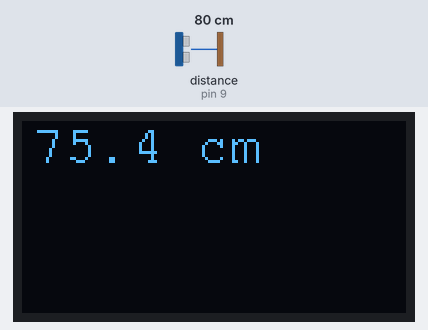
Simulated run of this sketch. Board: Arduino Uno, built with avr-gcc and run on an emulated ATmega328P. Shown: 128×64 one-colour display. Wiring (inferred from the names in the program): ultrasonic range finder: trigger pin 11; echo pin 9. The inputs (shaded band) are chosen by the test bench; at power-on: distance to the obstacle (sensor on pin 9) 80 cm. The echo pulse lasts 58.3 µs per cm.

Above: at 1.2 s.
1.3 s: distance to the obstacle (sensor on pin 9) set to 2 cm
At 1.46 s:
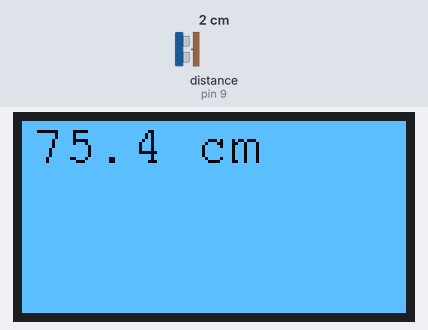
3.2 s: distance to the obstacle (sensor on pin 9) set to 4 cm
At 3.73 s:
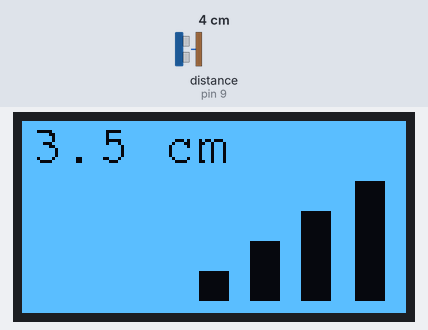
5.1 s: distance to the obstacle (sensor on pin 9) set to 7 cm
At 5.5 s:
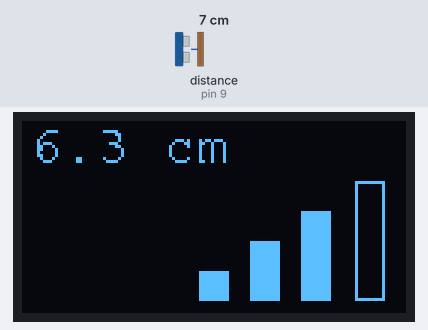
Timing chart, 0 to 8.1 s (numbered marks = the images above; inputs shaded):
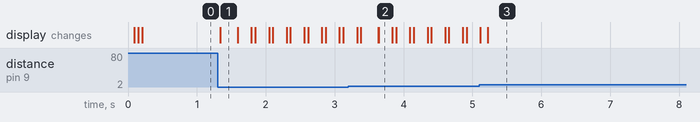

The sketch:

Visor_Proximidade.ino
```cpp
#include <Wire.h>
#include <Adafruit_GFX.h>
#include <Adafruit_SSD1306.h>
#include <Fonts/FreeMono9pt7b.h>

#define SCREEN_WIDTH 128
#define SCREEN_HEIGHT 64
#define trigPin 11
#define echoPin 9

// Declaration for an SSD1306 display connected to I2C (SDA, SCL pins)
Adafruit_SSD1306 display(SCREEN_WIDTH, SCREEN_HEIGHT, &Wire, -1);

// Declaração de Variáveis
const int timer = 2000;
long duration;
float distance_cm;


void setup() {

  pinMode(trigPin, OUTPUT);
  pinMode(echoPin, INPUT);

  Serial.begin(9600);

  if (!display.begin(SSD1306_SWITCHCAPVCC, 0x3C)) {
    Serial.println(F("SSD1306 allocation failed"));
    for (;;)
      ;
  }
  display.clearDisplay();

  display.setFont(&FreeMono9pt7b);  // Set font
  display.setTextColor(WHITE);      // set the font color
  display.setTextSize(1);           // set the font size, supports sizes from 1 to 8
}

void loop() {  // _________________________________________________

  setDisplay();
  delayMicroseconds(1000);
  display.clearDisplay();
}

// =============================================================

void setDisplay() {  // Integração do Valor da distancia com o desenho de escala

  float distanc = get_Distanc();
  printDistanc(distanc);  // Desenhando o valor (cm) da distancia
  drawScale(distanc);     // Desenhando a escala auxiliar
  display.display();      // Exibindo a distancia (cm) e o desenho auxilidar escalar
}


void drawScale(float escala) {  // Interpretador da Distancia para a Escala
  if (escala > 40.0) {
    // Condição:

  } else if (escala > 35.0) {
    // Condição:
    drawEscala(1);
  } else if (escala > 30.0) {
    // Condição:
    drawEscala(2);
  } else if (escala > 25.0) {
    // Condição:
    drawEscala(3);
  } else if (escala > 20.0) {
    // Condição:
    drawEscala(4);
  } else if (escala > 15.0) {
    // Condição:
    drawEscala(5);
  } else if (escala > 10.0) {
    // Condição:
    drawEscala(6);
  } else if (escala > 05.0) {
    // Condição:
    drawEscala(7);
  } else {
    // Condição:
    drawEscala(8);
  }
  display.display();
}

void printDistanc(float dist) {  // Recolhendo e posicionando o valor da distancia

  display.setCursor(3, 13);                // set the coordinates to start writing text
  display.print(String(dist, 1) + " cm");  // print the characters at location x,y
}

float get_Distanc() {
  // Limpe o pino TRIG
  digitalWrite(trigPin, LOW);
  delayMicroseconds(2);

  // Envie um pulso de 10 microssegundos no pino TRIG
  digitalWrite(trigPin, HIGH);
  delayMicroseconds(10);
  digitalWrite(trigPin, LOW);

  // Leia o tempo de retorno do pulso no pino ECHO
  duration = pulseIn(echoPin, HIGH);

  // Calcule a distância em centímetros usando a fórmula: distância = (tempo x 2) / velocidade do som
  distance_cm = (duration / 2) / 30.8;  // 29.1 µs/cm é a velocidade do som em ar a 20°C
  return distance_cm;
}

void drawEscala(unsigned int size) {
  switch (size) {

    case 8:  // Distancia Menores que 5
      // Quarto retangulo

      display.invertDisplay(true);
      display.fillRect(111, 20, 10, 40, WHITE);
      delay(200);
      display.invertDisplay(false);

    case 7:  // Distancia entre (10) e (5)
      // Quarto retangulo vazio
      display.drawRect(111, 20, 10, 40, WHITE);

    case 6:  // Distancia entre (15) e (10)
      // Terceiro retangulo
      display.fillRect(93, 30, 10, 30, WHITE);

    case 5:  // Distancia entre (20) e (15)
      // Terceiro retangulo vazio
      display.drawRect(93, 30, 10, 30, WHITE);

    case 4:  // Distancia entre (25) e (20)
      // Segundo retangulo
      display.fillRect(76, 40, 10, 20, WHITE);

    case 3:  // Distancia entre (30) e (25)
      // Segundo retangulo vazio
      display.drawRect(76, 40, 10, 20, WHITE);

    case 2:  // Distancia entre (35) e (30)
      // Primeiro retangulo
      display.fillRect(59, 50, 10, 10, WHITE);

    case 1:  // Distancia entre (40) e (35)
      // Primeiro retangulo vazio
      display.drawRect(59, 50, 10, 10, WHITE);

    case 0:  // Distancia maiores que 40
      // Nada desenhado
      break;

    default:
      break;
  }
}
```

Measured:
- the behaviour switches between 5 and 6 cm on distance to the obstacle (sensor on pin 9) (found by bisection; images 2 and 3)
- after the input at 1.3 s, the display: changes at once (image 1)
- after the input at 3.2 s, the display: first differs from a run without the input after 0.43 s (image 2 shows a later state)
